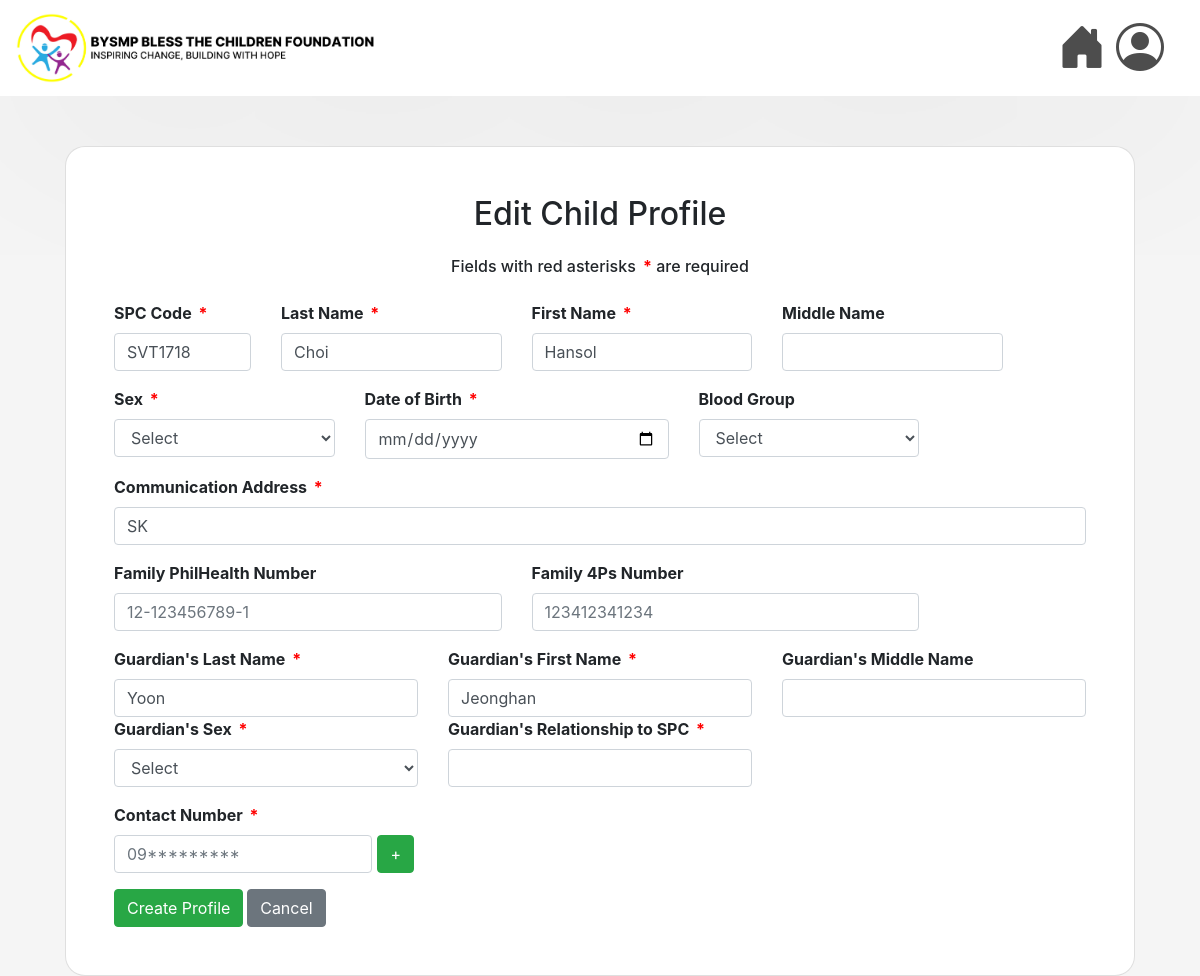
The page /edit/7/ on the database its author committed.
### msys42app/models.py (models this page shows, shortened)
class Child(models.Model):
    code = models.CharField(max_length=7, validators=[RegexValidator(regex=r'^[A-Za-z]{3}\d{4}$')], unique=True, null=False, blank=False)
    lastname = models.CharField(max_length=25, null=False, blank=False)
    firstname = models.CharField(max_length=50, null=False, blank=False)
    middlename = models.CharField(max_length=25, null=True)
    sex = models.CharField(max_length=6, choices=[('Male', 'Male'), ('Female', 'Female')], null=False, blank=False)
    birth = models.DateField(null=False, blank=False)
    blood_group = models.CharField(max_length=3, blank=True, null=True)
    address = models.TextField(max_length=255, null=False, blank=False)
    philhealth_number = models.CharField(max_length=14, validators=[MinLengthValidator(14)], blank=True, null=True)
    fourps_number = models.CharField(max_length=20, blank=True, null=True)
    guardian_lastname = models.CharField(max_length=25, null=False, blank=False)
    guardian_firstname = models.CharField(max_length=50, null=False, blank=False)
    guardian_middlename = models.CharField(max_length=25, null=True, blank=True)
    guardian_relationship = models.CharField(max_length=25, null=False, blank=False)
    guardian_sex = models.CharField(max_length=6, choices=[('Male', 'Male'), ('Female', 'Female')], null=False, blank=False)
    age = models.IntegerField(null=False, blank=False)

### msys42app/views.py (the view)
# urls.py: path('edit/<int:pk>/', views.edit_child_profile, name='edit_child_profile'),
def edit_child_profile(request,pk):
    child = get_object_or_404(Child, pk=pk)
    numbers = ContactNumber.objects.filter(child=child)
    return render(request, 'msys42app/edit_cp.html', {'child': child, 'contacts':numbers })

### msys42app/templates/msys42app/edit_cp.html (shortened to what this page needs)
{% extends 'msys42app/base.html' %}
{% load static %}
{% block content %}
<div class="container-fluid" style="min-height: 100vh; display: flex; justify-content: center; align-items: center;">
    <div class="card p-5" style="border-radius: 20px; width: 100%; max-width: 1500px;">
        <h2 class="text-center mb-4">Edit Child Profile</h2>
        <h6 class="text-center mb-4"> Fields with red asterisks <span class="required" style="color: red;">*</span> are required </h6>
        <form method="POST" action="{% url 'edit_child_profile' pk=child.pk %}" style="font-weight: bolder;">
            <div class="row mb-3">
                <div class="col-md-2">
                    <label for="code">SPC Code <span class="required" style="color: red;">*</span></label>
                    <input type="text" class="form-control" id="code" name="code" maxlength="7" minlength="7" pattern="[A-Z]{3}[0-9]{4}" value="{{ child.code }}" placeholder="AAA1234">
                </div>
                <div class="col-md-3">
                    <label for="lastname">Last Name <span class="required" style="color: red;">*</span></label>
                    <input type="text" class="form-control" id="lastname" name="lastname" maxlength="25" value="{{ child.lastname }}" required>
                </div>
                <div class="col-md-3">
                    <label for="firstname">First Name <span class="required" style="color: red;">*</span></label>
                    <input type="text" class="form-control" id="firstname" name="firstname" maxlength="50" value="{{ child.firstname }}" required>
                </div>
                <div class="col-md-3">
                    <label for="middlename">Middle Name</label>
                    <input type="text" class="form-control" id="middlename" name="middlename" maxlength="25" value="{{ child.middlename }}">
                </div>
            </div>
            <div class="row mb-3">
                <div class="col-md-3">
                    <label for="sex">Sex <span class="required" style="color: red;">*</span></label>
                    <select class="form-control" id="sex" name="sex" value="{{ child.sex }}" required>
                        <option value="">Select</option>
                    </select>
                </div>
                <div class="col-md-4">
                    <label for="birth">Date of Birth <span class="required" style="color: red;">*</span></label>
                    <input type="date" class="form-control" id="birth" name="birth" value="{{ child.birth }}" required>
                </div>
                <div class="col-md-3">
                    <label for="blood_group">Blood Group</label>
                    <select class="form-control" id="blood_group" name="blood_group" value="{{ child.blood_group }}">
                        <option value="">Select</option>
                    </select>
                </div>
            </div>
            <div class="mb-3">
                <label for="address">Communication Address <span class="required" style="color: red;">*</span></label>
                <input type="text" class="form-control" id="address" name="address" maxlength="255" value="{{ child.address }}" required>
            </div>
            <div class="row mb-3">
                <div class="col-md-5">
                    <label for="philhealth">Family PhilHealth Number</label>
                    <input type="text" class="form-control" id="philhealth" name="philhealth" pattern="[0-9]{2}-[0-9]{9}-[0-9]{1}"   value="{{ child.philhealth }}" placeholder="12-123456789-1" maxlength="14">
                </div>
                <div class="col-md-5">
                    <label for="fourps">Family 4Ps Number</label>
                    <input type="text" class="form-control" id="fourps" name="fourps" maxlength="20" value="{{ child.fourps }}" placeholder="123412341234">
                </div>
            </div>
            <div class="row mb-3">
                <div class="col-md-4">
                    <label for="guardian_lastname">Guardian's Last Name <span class="required" style="color: red;">*</span></label>
                    <input type="text" class="form-control" id="guardian_lastname" name="guardian_lastname" value="{{ child.guardian_lastname }}" required>
                </div>
                <div class="col-md-4">
                    <label for="guardian_firstname">Guardian's First Name <span class="required" style="color: red;">*</span></label>
                    <input type="text" class="form-control" id="guardian_firstname" name="guardian_firstname" value="{{ child.guardian_firstname }}" required>
                </div>
                <div class="col-md-4">
                    <label for="guardian_middlename">Guardian's Middle Name</label>
                    <input type="text" class="form-control" id="guardian_middlename" name="guardian_middlename" value="{{ child.guardian_middlename }}">
                </div>
                <div class="col-md-4">
                    <label for="guardian_sex">Guardian's Sex <span class="required" style="color: red;">*</span></label>
                    <select class="form-control" id="guardian_sex" name="guardian_sex" value="{{ child.guardian_sex }}" required>
                        <option value="">Select</option>
                    </select>
                </div>
                <div class="col-md-4">
                    <label for="relationship">Guardian's Relationship to SPC <span class="required" style="color: red;">*</span></label>
                    <input type="text" class="form-control" id="relationship" name="relationship" value="{{ child.relationship }}" required>
                </div>
            </div>
            <div class="mb-3" style="width: 300px; align-self: left;">
                <label for="contact_number[]">Contact Number <span class="required" style="color: red;">*</span></label>
                <div id="contact-numbers">
                    <div class="d-flex mb-2">
                        <input type="tel" id="contact_number[]" pattern="09[0-9]{9}" class="form-control" name="contact_number[]" placeholder="09*********" value="{{ phone }}" maxlength="11" required>
                        <button type="button" class="btn btn-success ms-2" id="addContact" style="margin-left: 5px;">+</button>
                    </div>
                </div>
            </div>
            <div class="text-left">
                <button type="submit" class="btn btn-success">Create Profile</button>
                <a href="{% url 'view_child_profile' pk=child.pk%}" class="btn btn-secondary" onclick="return confirmCancel();">Cancel</a>
            </div>
        </form>
    </div>
</div>
{% endblock %}

### msys42app/static/style.css (style rules this page uses)
body { background-color: #f5f5f5; }
.card { background-color: white; height: auto; width: 100%; max-width: 800px; margin-top: 50px; border-radius: 20px; padding: 20px; }
.required { color: red; font-weight: bold; margin-left: 3px; }

### rows shown on the page
Child: code "SVT1718", lastname "Choi", firstname "Hansol", address "SK", guardian_lastname "Yoon", guardian_firstname "Jeonghan"
